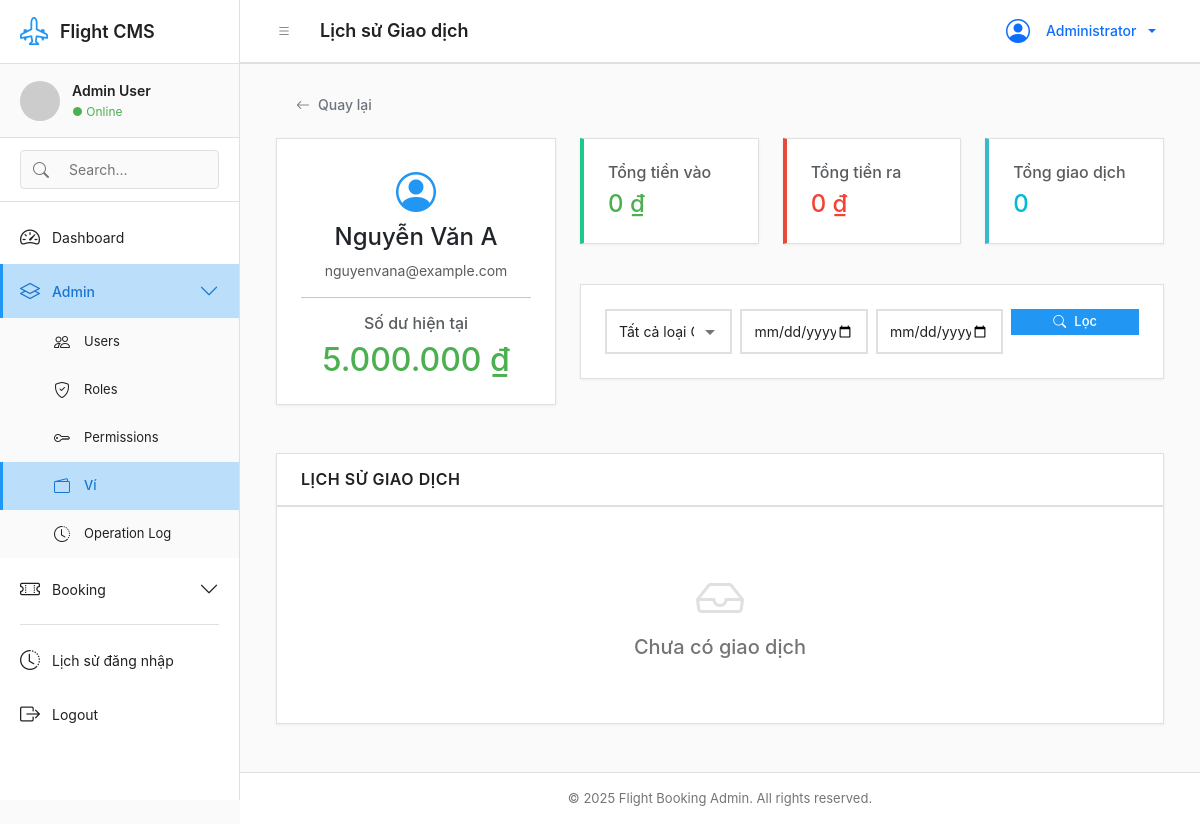
/modules/wallet/history.php?wallet_id=1 (signed in), run on the app's committed database.
### tables this page shows
CREATE TABLE `wallets` (
  `id` int(11) NOT NULL,
  `customer_id` int(11) NOT NULL,
  `balance` decimal(15,2) DEFAULT 0.00,
  `last_transaction_at` timestamp NULL DEFAULT NULL,
  `created_at` timestamp NOT NULL DEFAULT current_timestamp(),
  `updated_at` timestamp NOT NULL DEFAULT current_timestamp() ON UPDATE current_timestamp()
);

CREATE TABLE `customers` (
  `id` int(11) NOT NULL,
  `full_name` varchar(100) NOT NULL,
  `email` varchar(100) DEFAULT NULL,
  `phone` varchar(20) DEFAULT NULL,
  `id_number` varchar(20) DEFAULT NULL,
  `date_of_birth` date DEFAULT NULL,
  `created_at` timestamp NOT NULL DEFAULT current_timestamp()
);

### config/constants.php (called while the page is built, shortened)
<?php
function formatCurrency($amount) {
    return number_format($amount, 0, ',', '.') . ' ₫';
}
?>

### modules/wallet/history.php (the view, shortened to what this page needs)
<?php
include '../../includes/header.php';
$database = new Database();
$db = $database->getConnection();
$wallet_id = isset($_GET['wallet_id']) ? (int)$_GET['wallet_id'] : 0;
$walletQuery = "SELECT w.*, c.full_name, c.email
                FROM wallets w
                JOIN customers c ON w.customer_id = c.id
                WHERE w.id = ?";
$stmt = $db->prepare($walletQuery);
$stmt->execute([$wallet_id]);
$wallet = $stmt->fetch();
$page = isset($_GET['page']) ? (int)$_GET['page'] : 1;
$limit = 30;
$offset = ($page - 1) * $limit;
$where = ["wallet_id = ?"];
$params = [$wallet_id];
$whereSQL = 'WHERE ' . implode(' AND ', $where);
$query = "SELECT wt.*, u.full_name as admin_name
          FROM wallet_transactions wt
          LEFT JOIN users u ON wt.created_by = u.id
          $whereSQL
          ORDER BY wt.created_at DESC
          LIMIT $limit OFFSET $offset";
$stmt = $db->prepare($query);
$stmt->execute($params);
$transactions = $stmt->fetchAll();
$statsQuery = "SELECT
                SUM(CASE WHEN transaction_type IN ('deposit', 'refund', 'admin_adjust') AND amount > 0 THEN amount ELSE 0 END) as total_in,
                SUM(CASE WHEN transaction_type = 'payment' OR (transaction_type = 'admin_adjust' AND amount < 0) THEN ABS(amount) ELSE 0 END) as total_out,
                COUNT(*) as total_trans
               FROM wallet_transactions
               WHERE wallet_id = ?";
$stmt = $db->prepare($statsQuery);
$stmt->execute([$wallet_id]);
$stats = $stmt->fetch();
?>
<div class="container-fluid">
    <div class="row mb-3">
        <div class="col-12">
            <a href="index.php" class="btn btn-outline-secondary">
                <i class="bi bi-arrow-left"></i> Quay lại
            </a>
        </div>
    </div>
    <div class="row mb-4">
        <div class="col-lg-4">
            <div class="card">
                <div class="card-body text-center">
                    <i class="bi bi-person-circle fs-1 text-primary mb-3"></i>
                    <h4><?= $wallet['full_name'] ?></h4>
                    <p class="text-muted"><?= $wallet['email'] ?? 'Chưa có email' ?></p>
                    <hr>
                    <h6 class="text-muted mb-2">Số dư hiện tại</h6>
                    <h2 class="text-success mb-0"><?= formatCurrency($wallet['balance']) ?></h2>
                </div>
            </div>
        </div>
        <div class="col-lg-8">
            <div class="row">
                <div class="col-md-4 mb-3">
                    <div class="card border-left-success">
                        <div class="card-body">
                            <h6 class="text-muted mb-2">Tổng tiền vào</h6>
                            <h4 class="text-success mb-0"><?= formatCurrency($stats['total_in']) ?></h4>
                        </div>
                    </div>
                </div>
                <div class="col-md-4 mb-3">
                    <div class="card border-left-danger">
                        <div class="card-body">
                            <h6 class="text-muted mb-2">Tổng tiền ra</h6>
                            <h4 class="text-danger mb-0"><?= formatCurrency($stats['total_out']) ?></h4>
                        </div>
                    </div>
                </div>
                <div class="col-md-4 mb-3">
                    <div class="card border-left-info">
                        <div class="card-body">
                            <h6 class="text-muted mb-2">Tổng giao dịch</h6>
                            <h4 class="text-info mb-0"><?= number_format($stats['total_trans']) ?></h4>
                        </div>
                    </div>
                </div>
            </div>
            <div class="card">
                <div class="card-body">
                    <form method="GET">
                        <div class="row g-2">
                            <div class="col-md-3">
                                <select name="type" class="form-select form-select-sm">
                                    <option value="">Tất cả loại GD</option>
                                </select>
                            </div>
                            <div class="col-md-3">
                                <input type="date" name="date_from" class="form-control form-control-sm"
                                       value="<?= $_GET['date_from'] ?? '' ?>" placeholder="Từ ngày">
                            </div>
                            <div class="col-md-3">
                                <input type="date" name="date_to" class="form-control form-control-sm"
                                       value="<?= $_GET['date_to'] ?? '' ?>" placeholder="Đến ngày">
                            </div>
                            <div class="col-md-3">
                                <button type="submit" class="btn btn-sm btn-primary w-100">
                                    <i class="bi bi-search"></i> Lọc
                                </button>
                            </div>
                        </div>
                    </form>
                </div>
            </div>
        </div>
    </div>
    <div class="card">
        <div class="card-header">
            <h5 class="card-title mb-0">Lịch sử Giao dịch</h5>
        </div>
        <div class="card-body">
            <?php if (empty($transactions)): ?>
                <div class="empty-state">
                    <i class="bi bi-inbox"></i>
                    <h5>Chưa có giao dịch</h5>
                </div>
            <?php endif; ?>
        </div>
    </div>
</div>
<?php include '../../includes/footer.php'; ?>

### assets/css/style.css (style rules this page uses)
:root { --primary-color: #2196F3; --primary-dark: #1976D2; --primary-light: #BBDEFB; --secondary-color: #607D8B; --secondary-dark: #455A64; --secondary-light: #CFD8DC; --success-color: #4CAF50; --success-dark: #388E3C; --danger-color: #F44336; --danger-dark: #D32F2F; --warning-color: #FF9800; --warning-dark: #F57C00; --info-color: #00BCD4; --info-dark: #0097A7; --gray-50: #FAFAFA; --gray-100: #F5F5F5; --gray-200: #EEEEEE; --gray-300: #E0E0E0; --gray-400: #BDBDBD; --gray-500: #9E9E9E; --gray-600: #757575; --gray-700: #616161; --gray-800: #424242; --gray-900: #212121; --text-primary: #212121; --text-secondary: #757575; --text-disabled: #BDBDBD; --bg-primary: #FFFFFF; --bg-secondary: #FAFAFA; --bg-tertiary: #F5F5F5; --border-color: #E0E0E0; --divider-color: #E0E0E0; --sidebar-width: 240px; --sidebar-collapsed-width: 64px; --header-height: 64px; --spacing-xs: 4px; --spacing-sm: 8px; --spacing-md: 16px; --spacing-lg: 24px; --spacing-xl: 32px; --transition-fast: 0.15s; --transition-normal: 0.25s; --transition-slow: 0.35s; --border-radius: 0; --shadow-sm: 0 1px 3px rgba(0,0,0,0.06); --shadow-md: 0 2px 6px rgba(0,0,0,0.08); --shadow-lg: 0 4px 12px rgba(0,0,0,0.1); }
* { margin: 0; padding: 0; box-sizing: border-box; }
body { font-family: -apple-system, BlinkMacSystemFont, 'Segoe UI', 'Roboto', 'Helvetica Neue', Arial, sans-serif; font-size: 14px; line-height: 1.5; color: var(--text-primary); background-color: var(--bg-secondary); -webkit-font-smoothing: antialiased; -moz-osx-font-smoothing: grayscale; overflow-x: hidden; }
.card { background: var(--bg-primary); border: 1px solid var(--border-color); border-radius: var(--border-radius); box-shadow: var(--shadow-sm); margin-bottom: var(--spacing-lg); }
.card-header { background: var(--bg-primary); border-bottom: 2px solid var(--border-color); padding: var(--spacing-md) var(--spacing-lg); display: flex; justify-content: space-between; align-items: center; }
.card-title { font-size: 16px; font-weight: 600; color: var(--text-primary); margin: 0; text-transform: uppercase; letter-spacing: 0.5px; }
.card-body { padding: var(--spacing-lg); }
.btn { display: inline-flex; align-items: center; justify-content: center; gap: var(--spacing-sm); padding: 10px 20px; border: none; border-radius: var(--border-radius); font-weight: 500; font-size: 14px; text-align: center; text-decoration: none; cursor: pointer; transition: all var(--transition-fast); line-height: 1; }
.btn-primary { background-color: var(--primary-color); color: white; }
.btn-sm { padding: 6px 12px; font-size: 13px; }
.text-primary { color: var(--primary-color) !important; }
.text-success { color: var(--success-color) !important; }
.text-danger { color: var(--danger-color) !important; }
.text-info { color: var(--info-color) !important; }

### assets/css/table.css (style rules this page uses)
.empty-state { text-align: center; padding: var(--spacing-xl) var(--spacing-lg); color: var(--text-secondary); }
.empty-state i { font-size: 48px; margin-bottom: var(--spacing-md); color: var(--gray-300); }

### assets/css/form.css (style rules this page uses)
.form-control, .form-select { display: block; width: 100%; padding: 10px 12px; font-size: 14px; line-height: 1.5; color: var(--text-primary); background-color: var(--bg-primary); border: 2px solid var(--border-color); border-radius: var(--border-radius); transition: border-color var(--transition-fast); }
.form-control::placeholder { color: var(--text-disabled); }
select.form-select { appearance: none; background-repeat: no-repeat; background-position: right 12px center; padding-right: 36px; }

### modules/wallet/history.php (style rules this page uses)
.border-left-success { border-left: 4px solid #1cc88a; }
.border-left-danger { border-left: 4px solid #e74a3b; }
.border-left-info { border-left: 4px solid #36b9cc; }

### data on the page
wallets: customer.full_name "Nguyễn Văn A", customer.email "nguyenvana@example.com", balance "5.000.000 ₫"

### other printed values
$user_name "Admin User"
$page_title "Lịch sử Giao dịch"
$_SESSION['full_name'] "Administrator"
formatCurrency($stats['total_in']) "0 ₫"
formatCurrency($stats['total_out']) "0 ₫"
$stats['total_trans'] "0"
